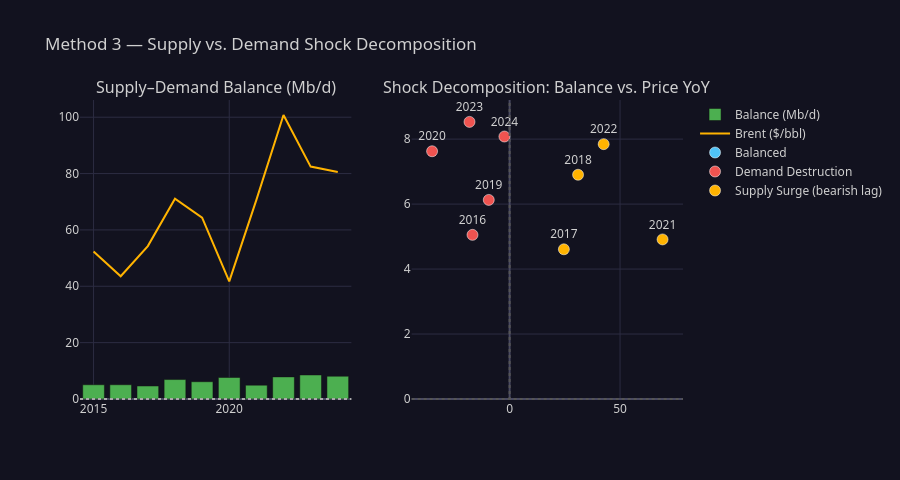

The notebook cell saved with this chart:
### Code cell
regime_colors = {
    'Demand Destruction':       '#EF5350',
    'Supply Shock':             '#7E57C2',
    'Supply Surge (bearish lag)':'#FFB300',
    'Balanced':                 '#4FC3F7',
}

fig = make_subplots(rows=1, cols=2,
                    subplot_titles=('Supply–Demand Balance (Mb/d)', 'Shock Decomposition: Balance vs. Price YoY'),
                    horizontal_spacing=0.1)

# ── Left: waterfall-style balance over time ───────────────────────────────────
fig.add_trace(go.Bar(
    x=decomp['year'], y=decomp['balance_mbd'],
    marker_color=['#EF5350' if v < 0 else '#4CAF50' for v in decomp['balance_mbd']],
    name='Balance (Mb/d)',
    hovertemplate='%{x}: <b>%{y:+.2f} Mb/d</b><extra>Balance</extra>',
), row=1, col=1)
fig.add_hline(y=0, line=dict(color='#aaa', dash='dot'), row=1, col=1)

# Overlay Brent on secondary axis
fig.add_trace(go.Scatter(
    x=decomp['year'], y=decomp['brent'],
    name='Brent ($/bbl)', mode='lines',
    line=dict(color='#FFB300', width=2),
    yaxis='y3',
    hovertemplate='%{x}: <b>$%{y:.0f}</b><extra>Brent</extra>',
), row=1, col=1)

# ── Right: scatter — balance vs price_yoy coloured by regime ─────────────────
for regime, grp in decomp.groupby('regime'):
    fig.add_trace(go.Scatter(
        x=grp['price_yoy'], y=grp['balance_mbd'],
        mode='markers+text',
        text=grp['year'].astype(str),
        textposition='top center',
        name=regime,
        marker=dict(color=regime_colors.get(regime,'#fff'), size=11,
                    line=dict(color='white', width=0.5)),
        hovertemplate='<b>%{text}</b><br>Price YoY: %{x:.1f}%<br>Balance: %{y:+.2f} Mb/d<extra></extra>',
    ), row=1, col=2)

fig.add_hline(y=0,  line=dict(color='#555', dash='dot'), row=1, col=2)
fig.add_vline(x=0,  line=dict(color='#555', dash='dot'), row=1, col=2)

fig.update_layout(
    **DARK, height=480,
    title='Method 3 — Supply vs. Demand Shock Decomposition',
    yaxis3=dict(overlaying='y', side='right', title='Brent $/bbl',
                tickfont=dict(color='#FFB300'), showgrid=False),
)
fig.update_xaxes(**AXIS)
fig.update_yaxes(**AXIS)
fig.show()

### Figure 1 — Plotly figure (JSON) as saved in the notebook; plotly's stock layout.template omitted (floating-point values rounded to 4 significant figures)
{"data": [{"hovertemplate": "%{x}: <b>%{y:+.2f} Mb/d</b><extra>Balance</extra>", "marker": {"color": ["#4CAF50", "#4CAF50", "#4CAF50", "#4CAF50", "#4CAF50", "#4CAF50", "#4CAF50", "#4CAF50", "#4CAF50", "#4CAF50"]}, "name": "Balance (Mb/d)", "type": "bar", "x": [2015, 2016, 2017, 2018, 2019, 2020, 2021, 2022, 2023, 2024], "xaxis": "x", "y": [5.045, 5.053, 4.609, 6.903, 6.128, 7.627, 4.912, 7.845, 8.531, 8.08], "yaxis": "y"}, {"hovertemplate": "%{x}: <b>$%{y:.0f}</b><extra>Brent</extra>", "line": {"color": "#FFB300", "width": 2}, "mode": "lines", "name": "Brent ($/bbl)", "type": "scatter", "x": [2015, 2016, 2017, 2018, 2019, 2020, 2021, 2022, 2023, 2024], "xaxis": "x", "y": [52.35, 43.55, 54.25, 71.06, 64.35, 41.76, 70.68, 100.8, 82.47, 80.53], "yaxis": "y"}, {"hovertemplate": "<b>%{text}</b><br>Price YoY: %{x:.1f}%<br>Balance: %{y:+.2f} Mb/d<extra></extra>", "marker": {"color": "#4FC3F7", "line": {"color": "white", "width": 0.5}, "size": 11}, "mode": "markers+text", "name": "Balanced", "text": ["2015"], "textposition": "top center", "type": "scatter", "x": [NaN], "xaxis": "x2", "y": [5.045], "yaxis": "y2"}, {"hovertemplate": "<b>%{text}</b><br>Price YoY: %{x:.1f}%<br>Balance: %{y:+.2f} Mb/d<extra></extra>", "marker": {"color": "#EF5350", "line": {"color": "white", "width": 0.5}, "size": 11}, "mode": "markers+text", "name": "Demand Destruction", "text": ["2016", "2019", "2020", "2023", "2024"], "textposition": "top center", "type": "scatter", "x": [-16.81, -9.441, -35.11, -18.17, -2.355], "xaxis": "x2", "y": [5.053, 6.128, 7.627, 8.531, 8.08], "yaxis": "y2"}, {"hovertemplate": "<b>%{text}</b><br>Price YoY: %{x:.1f}%<br>Balance: %{y:+.2f} Mb/d<extra></extra>", "marker": {"color": "#FFB300", "line": {"color": "white", "width": 0.5}, "size": 11}, "mode": "markers+text", "name": "Supply Surge (bearish lag)", "text": ["2017", "2018", "2021", "2022"], "textposition": "top center", "type": "scatter", "x": [24.57, 30.99, 69.25, 42.59], "xaxis": "x2", "y": [4.609, 6.903, 4.912, 7.845], "yaxis": "y2"}], "layout": {"annotations": [{"font": {"size": 16}, "showarrow": false, "text": "Supply–Demand Balance (Mb/d)", "x": 0.225, "xanchor": "center", "xref": "paper", "y": 1, "yanchor": "bottom", "yref": "paper"}, {"font": {"size": 16}, "showarrow": false, "text": "Shock Decomposition: Balance vs. Price YoY", "x": 0.775, "xanchor": "center", "xref": "paper", "y": 1, "yanchor": "bottom", "yref": "paper"}], "font": {"color": "#D0D0D0", "family": "Segoe UI, Arial"}, "height": 480, "paper_bgcolor": "#12121f", "plot_bgcolor": "#12121f", "shapes": [{"line": {"color": "#aaa", "dash": "dot"}, "type": "line", "x0": 0, "x1": 1, "xref": "x domain", "y0": 0, "y1": 0, "yref": "y"}, {"line": {"color": "#555", "dash": "dot"}, "type": "line", "x0": 0, "x1": 1, "xref": "x2 domain", "y0": 0, "y1": 0, "yref": "y2"}, {"line": {"color": "#555", "dash": "dot"}, "type": "line", "x0": 0, "x1": 0, "xref": "x2", "y0": 0, "y1": 1, "yref": "y2 domain"}], "title": {"text": "Method 3 — Supply vs. Demand Shock Decomposition"}, "xaxis": {"anchor": "y", "domain": [0, 0.45], "gridcolor": "#2c2c42", "zerolinecolor": "#4a4a62"}, "xaxis2": {"anchor": "y2", "domain": [0.55, 1], "gridcolor": "#2c2c42", "zerolinecolor": "#4a4a62"}, "yaxis": {"anchor": "x", "domain": [0, 1], "gridcolor": "#2c2c42", "zerolinecolor": "#4a4a62"}, "yaxis2": {"anchor": "x2", "domain": [0, 1], "gridcolor": "#2c2c42", "zerolinecolor": "#4a4a62"}, "yaxis3": {"gridcolor": "#2c2c42", "overlaying": "y", "showgrid": false, "side": "right", "tickfont": {"color": "#FFB300"}, "title": {"text": "Brent $/bbl"}, "zerolinecolor": "#4a4a62"}}}
